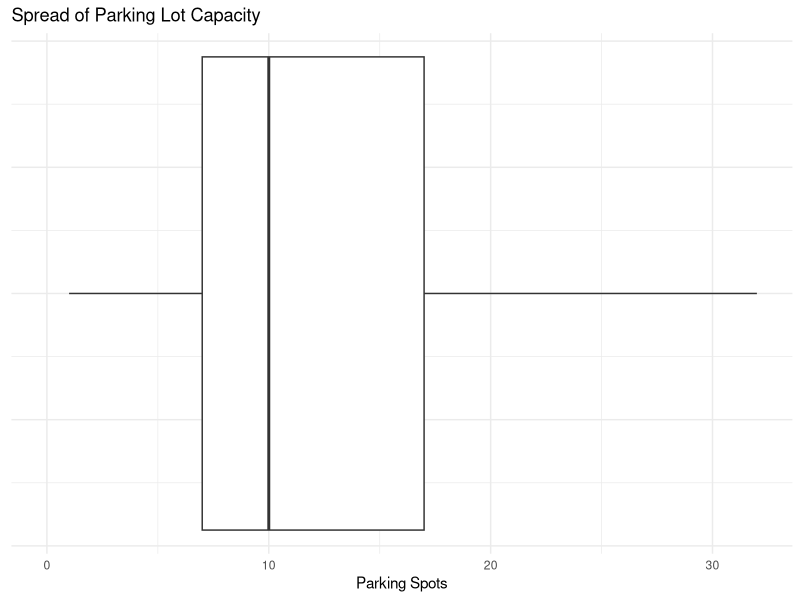
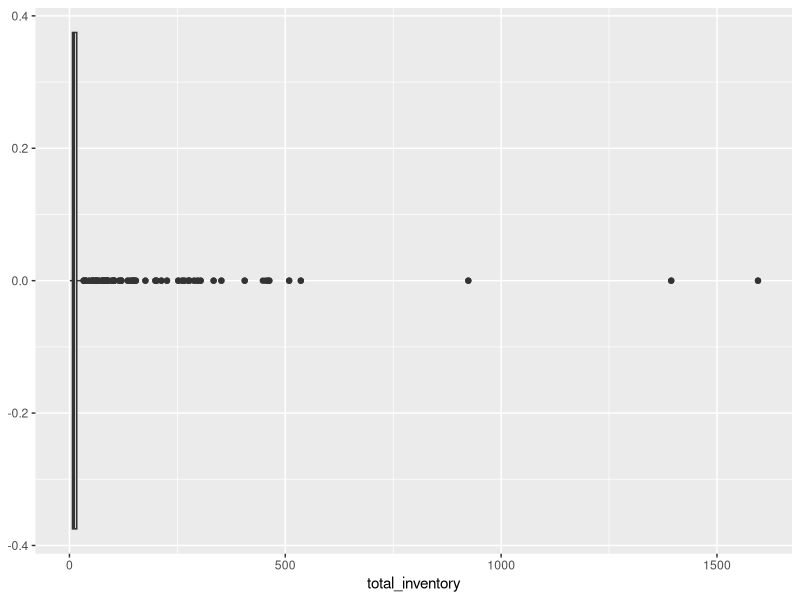
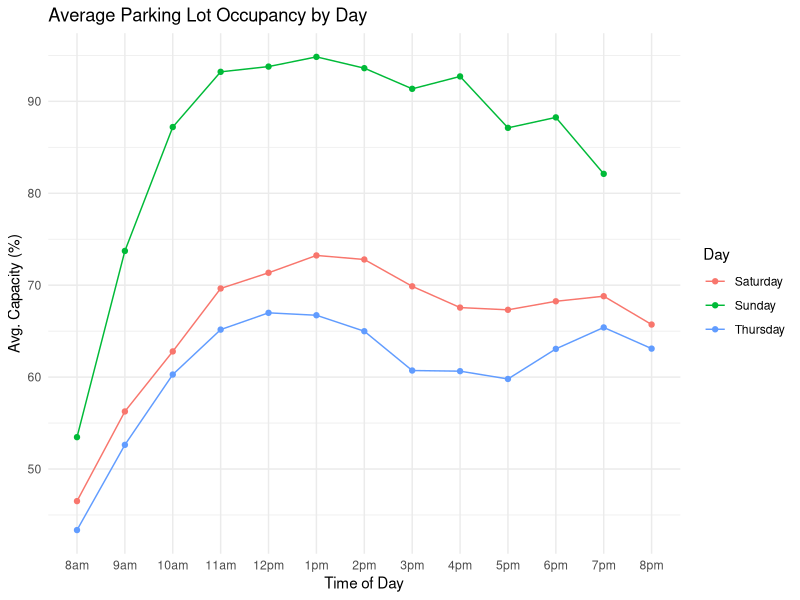
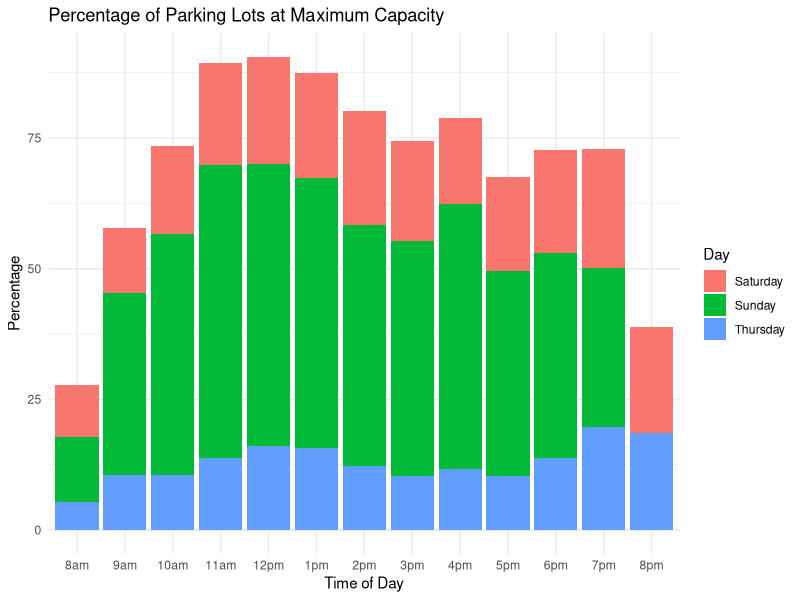

These figures' R source, in order:
library(tidyverse)
library(readr)

#parking_data <- read_csv("parking_study_occupancy_datasd.csv")
parking_data <- read_csv("parking_with_regions.csv")
#See if you can convert site_id to ints (check to make sure nothing is changed first)
parking_data %>% filter(parking_data$site_id != as.integer(parking_data$site_id)) %>% select(site_id) #You cannot

    ##See counts by day
parking_data %>% group_by(day_of_week) %>% summarize(n=n())

##See missings (several missings when total_inventory = 0)
colSums(is.na(parking_data))
nrow(parking_data %>% filter(total_inventory == 0))

##Create cleaned dataset where total_inventory <= 0 are removed

clean_parking <- parking_data %>% filter(total_inventory > 0)

#Boxplot of parking lot capacity 
ufence <- quantile(clean_parking$total_inventory, 0.75, na.rm=TRUE) + (1.5 * IQR(clean_parking$total_inventory, na.rm=TRUE))
ggplot(clean_parking, aes(x=total_inventory)) + 
  geom_boxplot(outlier.shape = NA) + 
  coord_cartesian(xlim = c(0, ufence)) + 
  theme_minimal() + labs(x = "Parking Spots", title = "Spread of Parking Lot Capacity") +
  theme(axis.text.y=element_blank())

#Five number summary
summary(clean_parking$total_inventory)
#Whisker minimum
clean_parking %>% filter(total_inventory < quantile(total_inventory, 0.75, na.rm=TRUE) + (1.5 * IQR(total_inventory, na.rm=TRUE))) %>% pull(total_inventory) %>% max()

#Full boxplot with outliers
ggplot(clean_parking, aes(x=total_inventory)) + 
  geom_boxplot()


#Make sure to note that there are several outliers, its just not feasible to plot them on the graph
colSums(is.na(clean_parking))

#Rename cols that start with numbers

#Check to see if occupancy ever is above max capacity and if pct is ever > 100
clean_parking %>% filter(if_any(names(clean_parking)[6:18], ~ .x > total_inventory))
clean_parking %>% filter(if_any(names(clean_parking)[19:31], ~ .x > 1)) %>% 
  select(total_inventory, names(clean_parking)[19:31])

#Look at how much they were over
max_overflows <- clean_parking %>% 
  mutate(row_max = apply(pick(6:18), 1, max, na.rm=TRUE), 
         max_col = names(pick(6:18))[apply(pick(6:18), 1, which.max)]) %>% 
  filter(row_max > total_inventory) %>%
  select(total_inventory, row_max, max_col) %>% 
  mutate(overflow_cnt = row_max - total_inventory, overflow_pct = row_max/total_inventory - 1)

max(max_overflows$overflow_cnt)

#Since the amount that cars are parked past capacity is a max of 6, this is likely not an issue and is instead cars parked on curbs, the grass, dividers, etc.

#Make sure that percents are correct (check for inconsistencies)
sum(clean_parking[6:18]/clean_parking$total_inventory - clean_parking[19:31] > 0.001, na.rm=TRUE) #sum = 0, so no mismatches

findIQROutliers <- function(x, s, n){
  lfence <- quantile(x, 0.25, na.rm=TRUE) - (1.5 * IQR(x, na.rm=TRUE))
  ufence <- quantile(x, 0.75, na.rm=TRUE) + (1.5 * IQR(x, na.rm=TRUE))
  out <- !is.na(x) & (x < lfence | x > ufence)
  data.frame(site = s[out], name = rep(n, sum(out)), pct = x[out], lfence = rep(lfence, sum(out)), ufence = rep(ufence, sum(out)))
}

outliers <- Map(findIQROutliers, 
                clean_parking[19:31], 
                s = list(clean_parking[[1]]),
                n = names(clean_parking)[19:31]) %>%
  bind_rows()

#Every missing 8_pm recording is on a Sunday
colSums(is.na(clean_parking %>% filter(day_of_week == "sunday")))
nrow(clean_parking %>% filter(day_of_week == "sunday")) #Every Sunday recording does not have an 8pm recording -> likely not missing at random

#Prepare dataframe for plotting
rotated_df <- clean_parking |> pivot_longer(cols = c((names(clean_parking)[19:31])),
                                            names_to = "time",
                                            values_to = "pct") |> select(site_id, time, pct, day_of_week)
rotated_df$time <- factor(rotated_df$time, levels = names(clean_parking)[19:31])
rotated_df$day_of_week <- case_when(rotated_df$day_of_week == "saturday" ~ "Saturday",
                                    rotated_df$day_of_week == "sunday" ~ "Sunday",
                                    rotated_df$day_of_week == "thursday" ~ "Thursday")

#Plot occupancy percentages (x=time, y=pct, col=day)
ggplot(rotated_df %>% 
         group_by(time, day_of_week) %>% 
         summarize(avg_pct = mean(pct, na.rm=TRUE), .groups = "drop"), 
       aes(x=time, y=avg_pct*100, col=day_of_week, group = day_of_week)) + 
  geom_point() + 
  geom_line() + 
  labs(x="Time of Day", y = "Avg. Capacity (%)", title = "Average Parking Lot Occupancy by Day", col= "Day") +
  scale_x_discrete(labels = c(
                      "8am", "9am", "10am", "11am", "12pm", "1pm", "2pm", "3pm", "4pm", "5pm", "6pm", "7pm", "8pm"
  )) +
  theme_minimal()

#Plot percentages by time that are >= 100%
ggplot(rotated_df %>%
         group_by(time, day_of_week) %>%
         summarise(overall_pct = mean(pct >= 1) * 100, .groups = "drop"),
       aes(x=time, y= overall_pct, fill=day_of_week)) + geom_col() +
  scale_x_discrete(labels = c("8am", "9am", "10am", "11am", "12pm", "1pm", "2pm", "3pm", "4pm", "5pm", "6pm", "7pm", "8pm")) +
  labs(x="Time of Day", y="Percentage", title = "Percentage of Parking Lots at Maximum Capacity", fill="Day") + 
  theme_minimal()

parking_data %>% group_by(site_id) %>% summarize(n=n())
